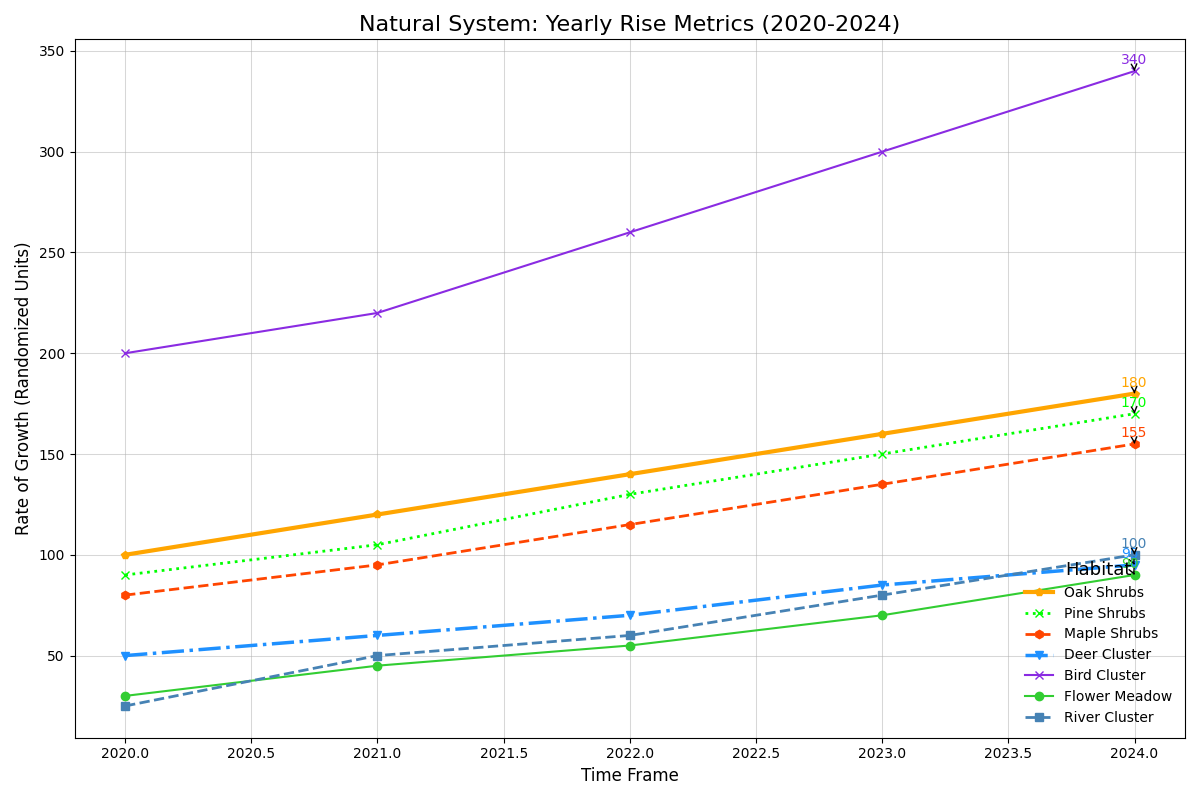

The Python source for this figure:
import matplotlib.pyplot as plt
import numpy as np

species = ['Oak Shrubs', 'Pine Shrubs', 'Maple Shrubs', 'Deer Cluster', 'Bird Cluster', 'Flower Meadow', 'River Cluster']

years = np.array([2020, 2021, 2022, 2023, 2024])

oak_growth = np.array([100, 120, 140, 160, 180])
pine_growth = np.array([90, 105, 130, 150, 170])
maple_growth = np.array([80, 95, 115, 135, 155])
deer_growth = np.array([50, 60, 70, 85, 95])
bird_growth = np.array([200, 220, 260, 300, 340])
flower_growth = np.array([30, 45, 55, 70, 90])  # New data
river_growth = np.array([25, 50, 60, 80, 100])  # New data

fig, ax = plt.subplots(figsize=(12, 8))

ax.plot(years, oak_growth, marker='p', linestyle='-', color='#FFA500', linewidth=3, label='Oak Shrubs')
ax.plot(years, pine_growth, marker='x', linestyle=':', color='#00FF00', linewidth=2, label='Pine Shrubs')
ax.plot(years, maple_growth, marker='h', linestyle='--', color='#FF4500', linewidth=2, label='Maple Shrubs')
ax.plot(years, deer_growth, marker='v', linestyle='-.', color='#1E90FF', linewidth=2.5, label='Deer Cluster')
ax.plot(years, bird_growth, marker='x', linestyle='-', color='#8A2BE2', linewidth=1.5, label='Bird Cluster')
ax.plot(years, flower_growth, marker='o', linestyle='-', color='#32CD32', linewidth=1.5, label='Flower Meadow') # New series
ax.plot(years, river_growth, marker='s', linestyle='--', color='#4682B4', linewidth=2, label='River Cluster')    # New series

ax.set_title('Natural System: Yearly Rise Metrics (2020-2024)', fontsize=16)
ax.set_xlabel('Time Frame', fontsize=12)
ax.set_ylabel('Rate of Growth (Randomized Units)', fontsize=12)

ax.grid(True, linestyle='-', linewidth=0.75, alpha=0.5)

ax.legend(title='Habitat', fontsize=10, title_fontsize='13', loc='lower right', frameon=False)

for growth, label, color in zip([oak_growth, pine_growth, maple_growth, deer_growth, bird_growth, flower_growth, river_growth], 
                                ['Oak Shrubs', 'Pine Shrubs', 'Maple Shrubs', 'Deer Cluster', 'Bird Cluster', 'Flower Meadow', 'River Cluster'], 
                                ['#FFA500', '#00FF00', '#FF4500', '#1E90FF', '#8A2BE2', '#32CD32', '#4682B4']):
    ax.annotate(f'{growth[-1]}',
                xy=(years[-1], growth[-1]),
                xytext=(-10, 5),
                textcoords='offset points',
                fontsize=10,
                color=color,
                arrowprops=dict(arrowstyle='->', lw=1))

plt.tight_layout()
plt.show()
